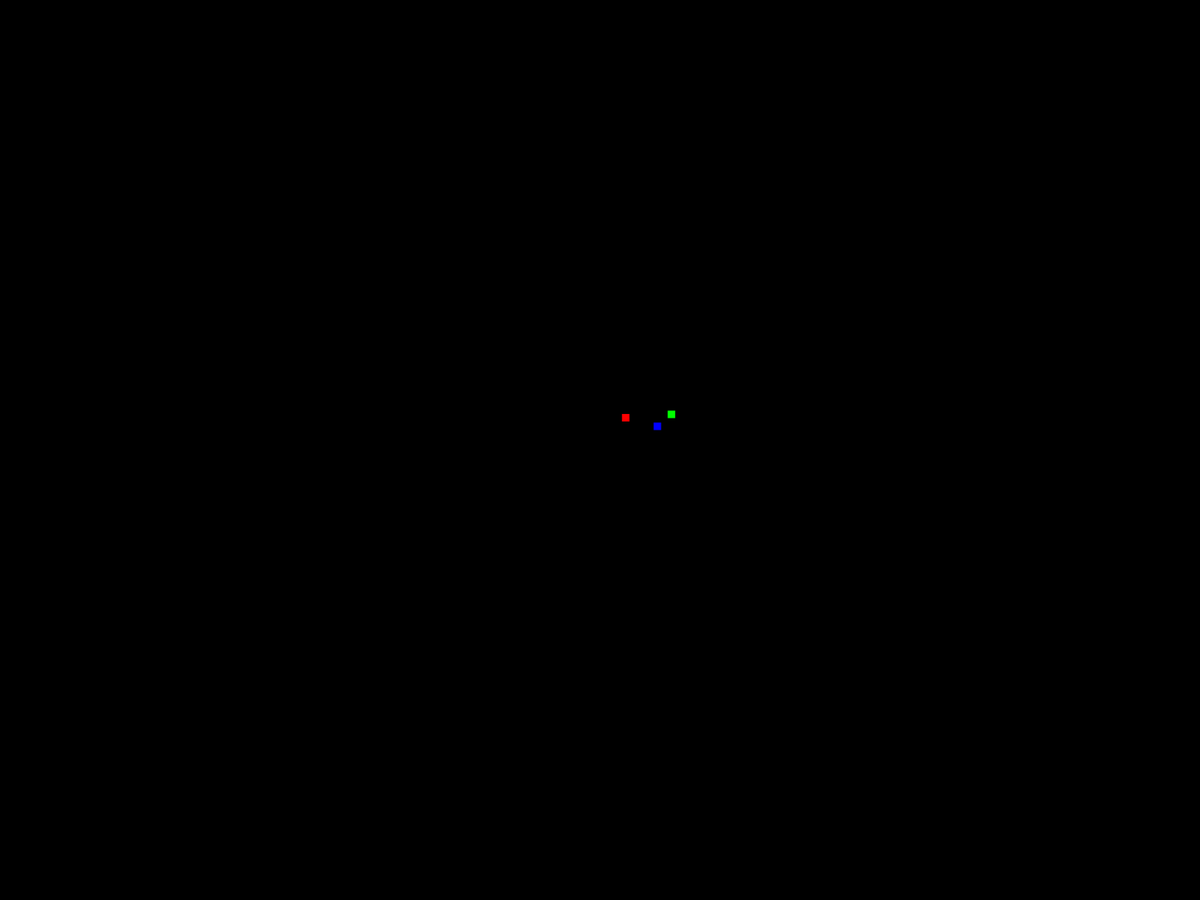
Frame 1 (no input)
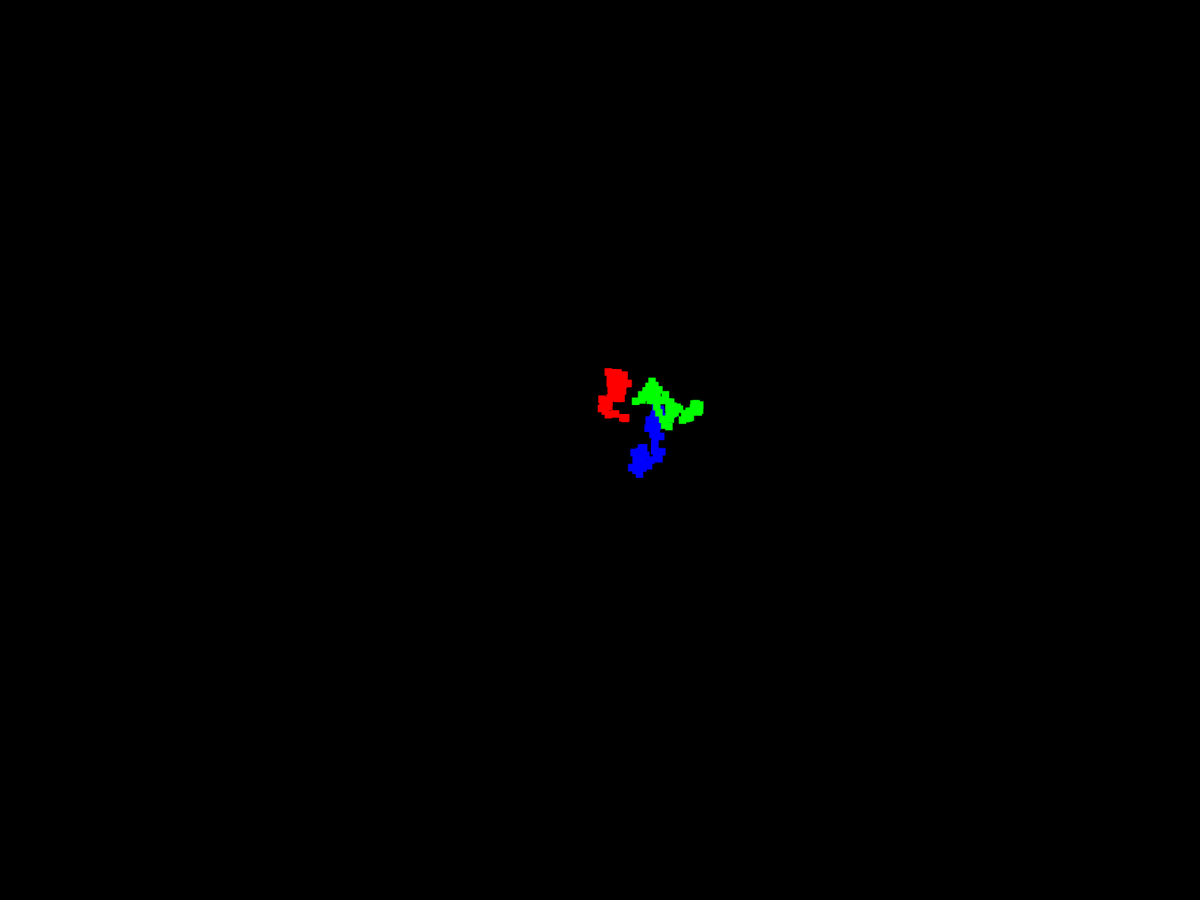
Frame 60 (the mouse pressed at the canvas centre just before this capture)
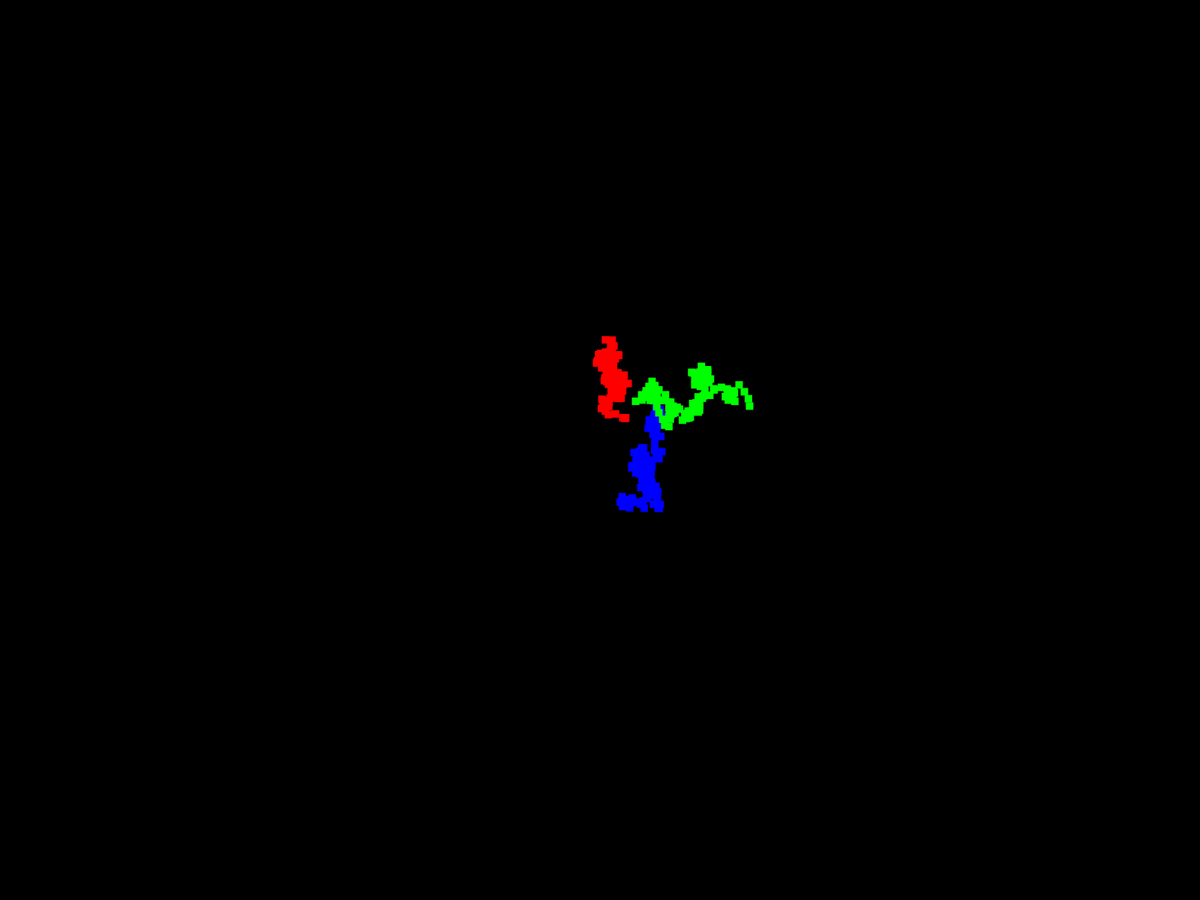
Frame 120 (the mouse held since frame 60 and released just before this capture)

The Processing sketch that drew these frames (run headless with seeded random() and noise(); from frame 60 on, the mouse is pressed at the canvas centre):

// Processing sketch: project0
// ── project0.pde
//declare two variables to control location of red pixel
float x1;
float y1;

float x2;
float y2;

float x3;
float y3;

//set up a new drawing environment
void setup(){
  //intialize values for two variable
  x1 = width/2+random(-100, 100);
  y1 = height/2+random(-100, 100);
  
  x2 = width/2+random(-100, 100);
  y2 = height/2+random(-100, 100);
  
  x3 = width/2+random(-100, 100);
  y3 = height/2+random(-100, 100);
  
  //set a background color with certain amount of red, green and blue
  //range 0 - 255
  background(0, 0, 0);
  //set a canvas that's 600 by 600 pixel big
  //size(600, 600);
  fullScreen();
}

//things we draw that need to move around
void draw(){
  noStroke();
  //draw a rectangle at position x, y, with width and height
  fill(255, 0, 0);
  //draw an ellipse at random x y location, width and height predetermined
  rect(x1, y1, 10, 10);
  x1 = x1 + random(-10, 10);
  y1 = y1 + random(-10, 10);
  x1 = constrain(x1, 0, width);
  y1 = constrain(y1, 0, height);
  
  fill(0, 255, 0);
  //draw an ellipse at random x y location, width and height predetermined
  rect(x2, y2, 10, 10);
  x2 = x2 + random(-10, 10);
  y2 = y2 + random(-10, 10);
  x2 = constrain(x2, 0, width);
  y2 = constrain(y2, 0, height);
  
  fill(0, 0, 255);
  //draw an ellipse at random x y location, width and height predetermined
  rect(x3, y3, 10, 10);
  x3 = x3 + random(-10, 10);
  y3 = y3 + random(-10, 10);
  x3 = constrain(x3, 0, width);
  y3 = constrain(y3, 0, height);
}
